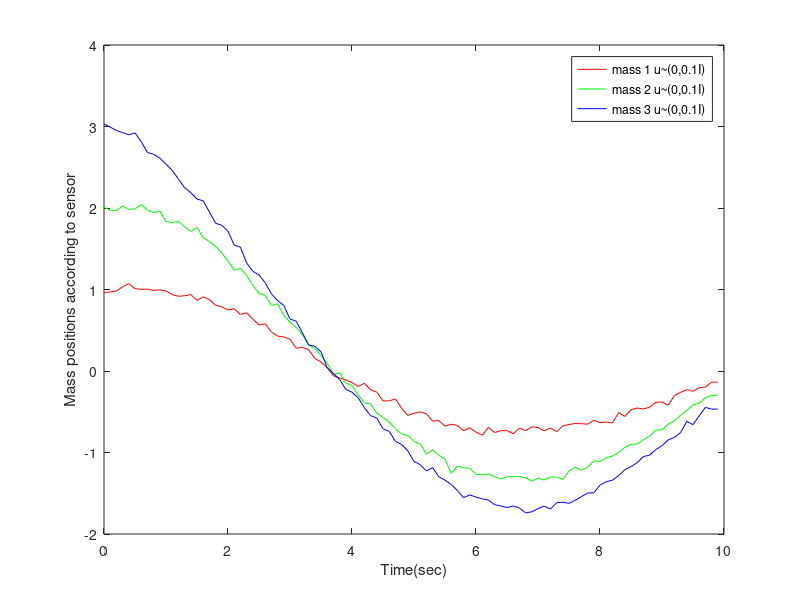
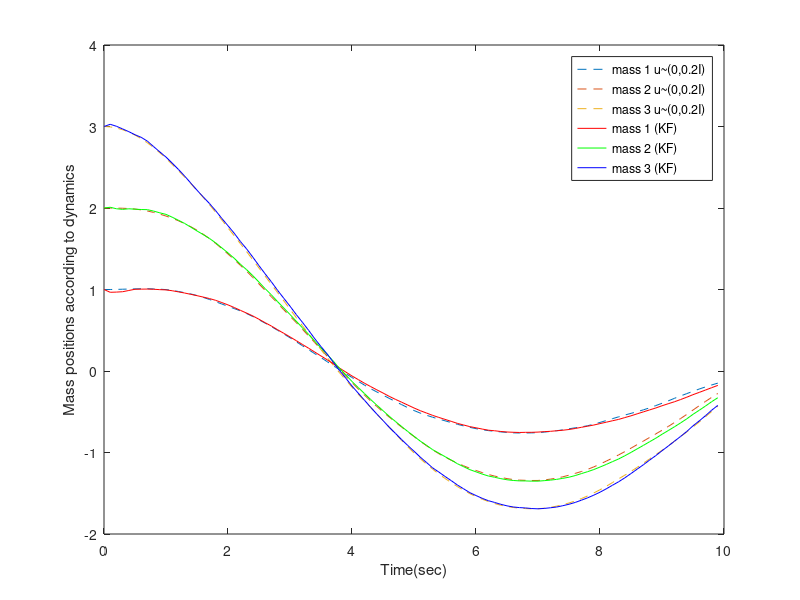
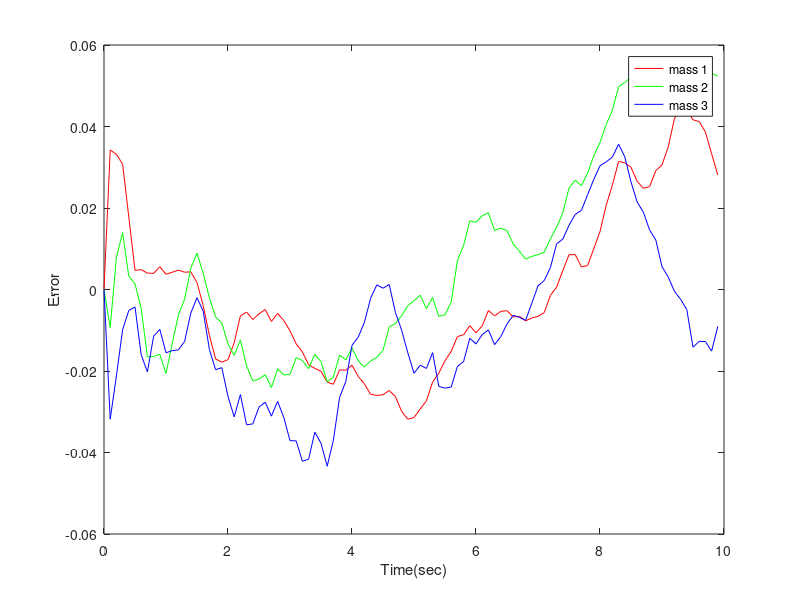

Source code (MATLAB) for these figures, in order:

clc;
clear;
close all;


A_c = [0 0 0 1 0 0 ; 
       0 0 0 0 1 0 ; 
       0 0 0 0 0 1 ; 
       -2 1 0 -1.6 0.8 0 ; 
       1 -2 1 0.8 -1.6 0.8 ; 
       0 1 -1 0 0.8 -0.8] ;
B_c = [0 0 0 ; 
       0 0 0 ; 
       0 0 0 ; 
       1 0 0 ;  
       0 1 0 ; 
       0 0 1] ;
C = [1 0 0 0 0 0 ;0 1 0 0 0 0 ; 0 0 1 0 0 0];

dT = 0.1;
A_d=expm(A_c*dT);
B_d=(A_d-eye(6))*inv(A_c)*B_c ;

x0 =[1 2 3 0 0 0]';
x_k = x0;
x_k1 = x_k;

x_hat = zeros(6,100);
u_bar = 0 ;

S_u = 0.2 ;
S_v = 0.1 ;

Q = B_d*S_u*B_d' ;
R = 0.1*eye(3) ;

P0 = blkdiag(eye(3),0.1*eye(3)) ;
% P0 = zeros(6,6)' ;
P(:,:,1) = P0 ;
xhat0 = x0 ;
x_hat(:,1)= xhat0 ;
x_tru(:,1)= x0 ;

for rn = 1:50
    for k = 2:100
        urandu = normrnd(u_bar,S_u*eye(3)) ;
        u_true(:,k-1)=[urandu(1,1);urandu(2,2);urandu(3,3)]; % gaussian random noise with mean S_u
        x_tru(:,k)=A_d*x_tru(:,k-1) + B_d*u_true(:,k-1); % true state change
      
        urandv = normrnd(u_bar,S_v*eye(3)) ;
        u_sensor(:,k-1)= [urandv(1,1);urandv(2,2);urandv(3,3)] ;
        y(:,k-1) = C*x_tru(:,k) + sqrtm(S_v)*u_sensor(:,k-1);
    
        x_hat(:,k) = A_d*x_hat(:,k-1) ;         % the model assumes ubar=0
        P(:,:,k) = A_d*P(:,:,k-1)*A_d' + Q;
    
        % measurement update
        K(:,:,k)=P(:,:,k)*C'*inv(C*P(:,:,k)*C' + R);
        x_hat(:,k)=x_hat(:,k) + K(:,:,k)*(y(:,k-1) - C*x_hat(:,k));
        P(:,:,k)=(eye(6) - K(:,:,k)*C)*P(:,:,k);
        
        % now compute estimate error
        e(:,k)=x_tru(:,k)-x_hat(:,k);
        P_trace(rn,k)=sqrt(trace(P(:,:,k)));
        e_norm(rn,k) = norm(e(:,k));
    end
    
    urandv = normrnd(u_bar,S_v*eye(3)) ;
    u_sensor(:,100)= [urandv(1,1);urandv(2,2);urandv(3,3)] ;
    y(:,100) = C*x_tru(:,k) + sqrtm(S_v)*u_sensor(:,k-1);
end

t=0:dT:10-dT;

figure
h0 = plot(t, y(1,:),'r',t, y(2,:),'g',t, y(3,:),'b');
xlabel('Time(sec)');
ylabel('Mass positions according to sensor');
legend('mass 1 u~(0,0.1I)','mass 2 u~(0,0.1I)','mass 3 u~(0,0.1I)');

figure
h1 = plot(t, x_tru(1,:), '--', t, x_tru(2,:),'--',t, x_tru(3,:), '--', t, x_hat(1,:),'r',t, x_hat(2,:),'g',t, x_hat(3,:),'b');
xlabel('Time(sec)');
ylabel('Mass positions according to dynamics');
legend('mass 1 u~(0,0.2I)','mass 2 u~(0,0.2I)','mass 3 u~(0,0.2I)','mass 1 (KF)','mass 2 (KF)','mass 3 (KF)');

figure
h2 = plot(t,e(1,:),'r',t,e(2,:),'g',t,e(3,:),'b') ;
xlabel('Time(sec)');
ylabel('Error');
legend('mass 1','mass 2','mass 3');
